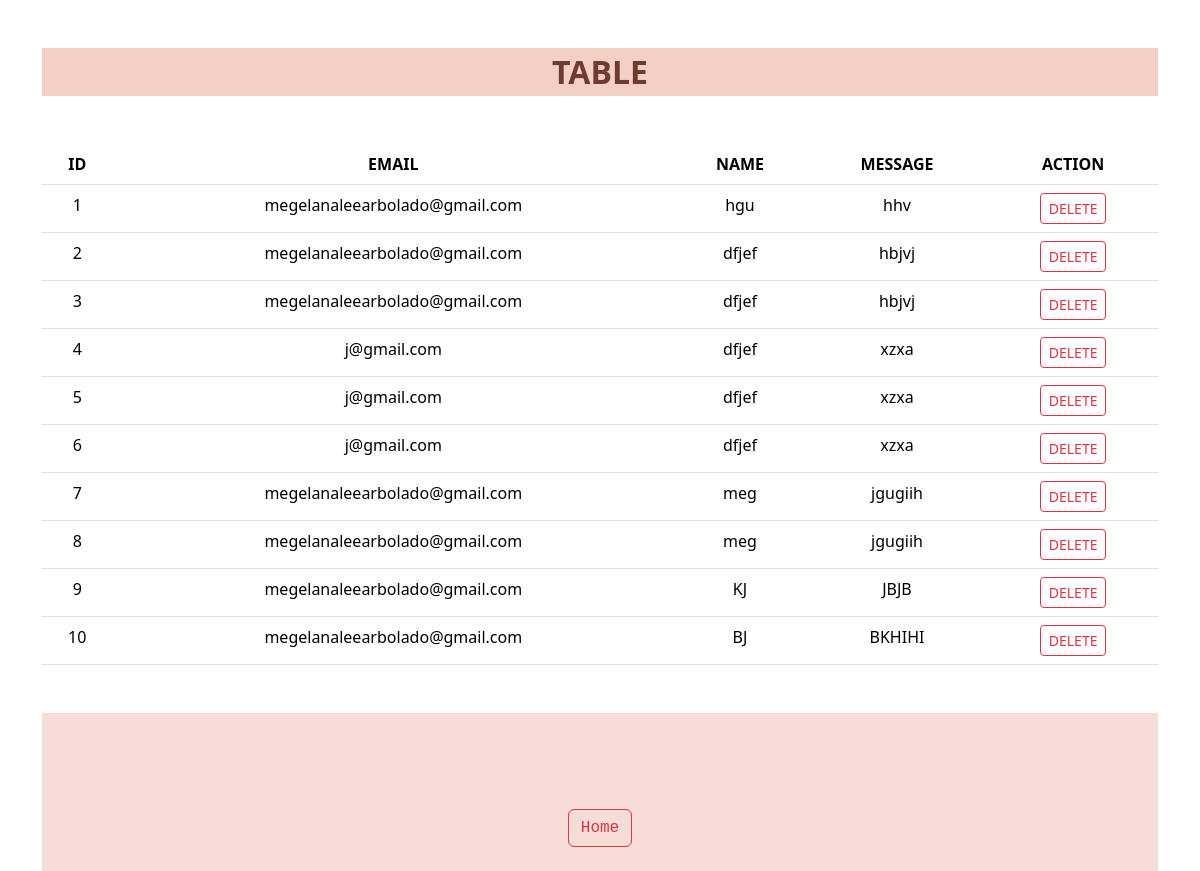
/Table/table.php, run on the app's committed database.
### tables this page shows
CREATE TABLE `contact` (
  `id` int(11) NOT NULL,
  `email` varchar(50) NOT NULL,
  `name` varchar(50) NOT NULL,
  `message` text NOT NULL
);

### Table/table.php (the view, shortened to what this page needs)
<!DOCTYPE html>
<html lang="en">
<head>
   <link href="https://cdn.jsdelivr.net/npm/bootstrap@5.3.0-alpha1/dist/css/bootstrap.min.css" rel="stylesheet"
>
   <link rel="stylesheet" href="../style.css">
   <link rel="stylesheet" href="css/font-awesome.min.css">
   <link rel="stylesheet" href="css/bootstrap.min.css">
   <link rel="stylesheet" href="mysql/localhost/usa_arbolado/contact">
   <link rel="stylesheet" href="index.php">
   <link rel="stylesheet" href="delete.php">
</head>
<body>
   <div class="container text-center my-5">
      <div class="text-custom fw-bold fs-2 mt-2 mb-4">TABLE</div>
     <br>
     <table class="table table-hover">
  <thead>
    <tr>
      <th scope="col">ID</th>
      <th scope="col">EMAIL</th>
      <th scope="col">NAME</th>
      <th scope="col">MESSAGE</th>
      <th scope="col">ACTION</th>
    </tr>
  </thead>
        <tbody>
           <?php
           $servername = "localhost";
           $username = "root";
           $password = "";
           $database = "contact_db";
            $connection = new mysqli($servername, $username, $password, $database);
            $sql = "SELECT * FROM contact";
            $result = $connection->query($sql);
            foreach ($result->fetch_all() as $key => $value) : ?>
               <tr>
                  <td><?= $value['0'] ?></td>
                  <td><?= $value['1'] ?></td>
                  <td><?= $value['2'] ?></td>
                  <td><?= $value['3'] ?></td>
                     <td>
                                <form action="delete.php" method="post">
                                    <input type="submit" name="delete" class="btn btn-outline-danger btn-sm" value="DELETE">
                                </form>
                            </td>
               </tr>
            <?php endforeach ?>
         </tbody>
      </table>
   </div>
   <div class="container">
   <div class="bg-custom text-center py-4">
        <br> <br><br><button class="btn btn-outline-danger " onclick="history.back()">Home</button>
      </div>
      </div>
</body>
</html>

### style.css (style rules this page uses)
.bg-custom { background-color: #f6ddd7; color: #703b2f; font-family:courier; }
.text-custom { background-color: #f3cfc6; color: #703b2f; }
.btn { color: #703b2f; }

### data on the page
contact: id "1", email "megelanaleearbolado@gmail.com", name "hgu", message "hhv"
contact: id "2", email "megelanaleearbolado@gmail.com", name "dfjef", message "hbjvj"
contact: id "3", email "megelanaleearbolado@gmail.com", name "dfjef", message "hbjvj"
contact: id "4", email "j@gmail.com", name "dfjef", message "xzxa"
contact: id "5", email "j@gmail.com", name "dfjef", message "xzxa"
contact: id "6", email "j@gmail.com", name "dfjef", message "xzxa"
contact: id "7", email "megelanaleearbolado@gmail.com", name "meg", message "jgugiih"
contact: id "8", email "megelanaleearbolado@gmail.com", name "meg", message "jgugiih"
contact: id "9", email "megelanaleearbolado@gmail.com", name "KJ", message "JBJB"
contact: id "10", email "megelanaleearbolado@gmail.com", name "BJ", message "BKHIHI"
